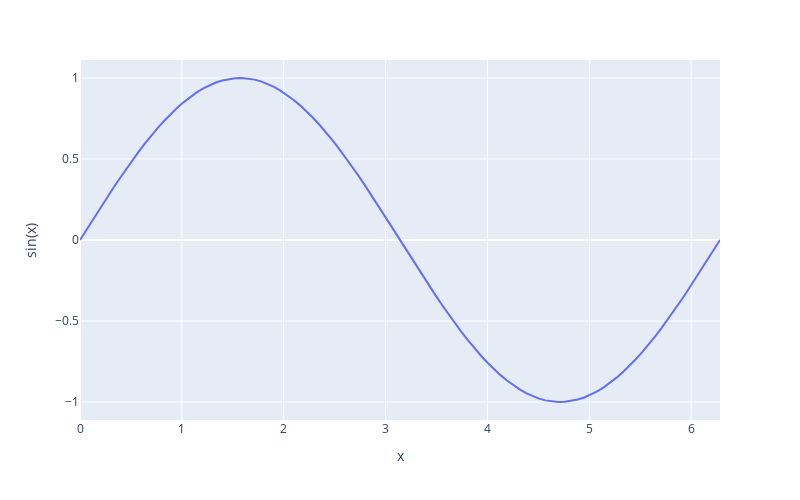

Notebook code for this chart:
### Code cell
import plotly.express as px

fig = px.line(x=x, y=y, labels={'x':'x', 'y':'sin(x)'}, width=800, height=500)
fig.show()
